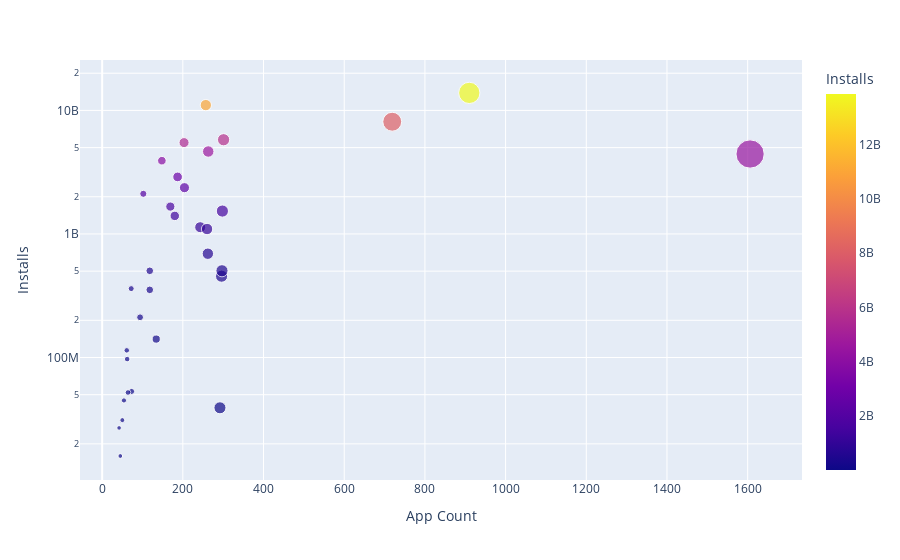

The notebook cell saved with this chart:
### Code cell
px.scatter(data_frame=df,x='App',y='Installs',log_y=True,size='App',color='Installs',hover_name='Category',labels={'App': 'App Count'})

### Figure 1 — Plotly figure (JSON) as saved in the notebook; plotly's stock layout.template omitted (floating-point values rounded to 4 significant figures)
{"data": [{"hovertemplate": "<b>%{hovertext}</b><br><br>App Count=%{marker.size}<br>Installs=%{marker.color}<extra></extra>", "hovertext": ["ART_AND_DESIGN", "AUTO_AND_VEHICLES", "BEAUTY", "BOOKS_AND_REFERENCE", "BUSINESS", "COMICS", "COMMUNICATION", "DATING", "EDUCATION", "ENTERTAINMENT", "EVENTS", "FAMILY", "FINANCE", "FOOD_AND_DRINK", "GAME", "HEALTH_AND_FITNESS", "HOUSE_AND_HOME", "LIBRARIES_AND_DEMO", "LIFESTYLE", "MAPS_AND_NAVIGATION", "MEDICAL", "NEWS_AND_MAGAZINES", "PARENTING", "PERSONALIZATION", "PHOTOGRAPHY", "PRODUCTIVITY", "SHOPPING", "SOCIAL", "SPORTS", "TOOLS", "TRAVEL_AND_LOCAL", "VIDEO_PLAYERS", "WEATHER"], "legendgroup": "", "marker": {"color": [114233100, 53129800, 26916200, 1665791655, 692018120, 44931100, 11039241530, 140912410, 352852000, 2113660000, 15949410, 4437554490, 455249400, 211677750, 13858762717, 1134006220, 97082000, 52083000, 503611120, 503267560, 39162676, 2369110650, 31116110, 1532352930, 4649143130, 5788070180, 1400331540, 5487841475, 1096431465, 8099724500, 2894859300, 3916897200, 361096500], "coloraxis": "coloraxis", "size": [61, 73, 42, 169, 262, 54, 257, 134, 118, 102, 45, 1606, 296, 94, 910, 243, 62, 64, 297, 118, 292, 204, 50, 298, 263, 301, 180, 203, 260, 719, 187, 148, 72], "sizemode": "area", "sizeref": 4.015, "symbol": "circle"}, "mode": "markers", "name": "", "orientation": "v", "showlegend": false, "type": "scatter", "x": [61, 73, 42, 169, 262, 54, 257, 134, 118, 102, 45, 1606, 296, 94, 910, 243, 62, 64, 297, 118, 292, 204, 50, 298, 263, 301, 180, 203, 260, 719, 187, 148, 72], "xaxis": "x", "y": [114233100, 53129800, 26916200, 1665791655, 692018120, 44931100, 11039241530, 140912410, 352852000, 2113660000, 15949410, 4437554490, 455249400, 211677750, 13858762717, 1134006220, 97082000, 52083000, 503611120, 503267560, 39162676, 2369110650, 31116110, 1532352930, 4649143130, 5788070180, 1400331540, 5487841475, 1096431465, 8099724500, 2894859300, 3916897200, 361096500], "yaxis": "y"}], "layout": {"autosize": true, "coloraxis": {"colorbar": {"title": {"text": "Installs"}}, "colorscale": [[0, "#0d0887"], [0.1111, "#46039f"], [0.2222, "#7201a8"], [0.3333, "#9c179e"], [0.4444, "#bd3786"], [0.5556, "#d8576b"], [0.6667, "#ed7953"], [0.7778, "#fb9f3a"], [0.8889, "#fdca26"], [1, "#f0f921"]]}, "legend": {"itemsizing": "constant", "tracegroupgap": 0}, "margin": {"t": 60}, "xaxis": {"anchor": "y", "autorange": true, "domain": [0, 1], "range": [-50.18, 1715.0], "title": {"text": "App Count"}, "type": "linear"}, "yaxis": {"anchor": "x", "autorange": true, "domain": [0, 1], "range": [6.997, 10.45], "title": {"text": "Installs"}, "type": "log"}}}
